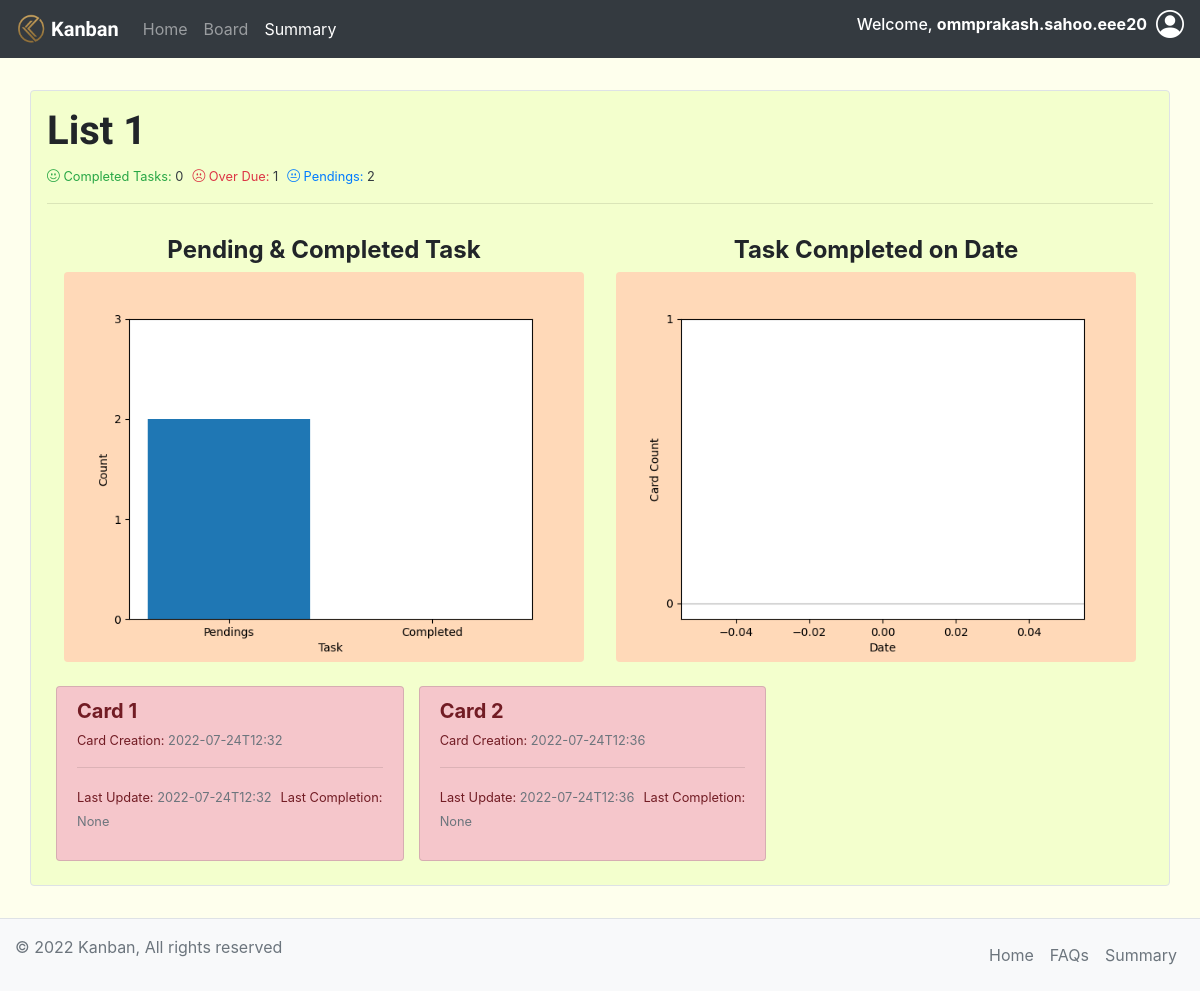
Page /summary (signed in) on the committed database.
### application/models.py (models this page shows)
class Account(db.Model, UserMixin):
    __tablename__ = 'account'
    id = db.Column(db.Integer, primary_key=True, autoincrement=True)
    password = db.Column(db.String(255), nullable=False)
    username = db.Column(db.String, nullable=False)
    email = db.Column(db.String, nullable=False, unique=True)
    active = db.Column(db.Boolean())
    tpending = db.Column(db.Integer, default=0)
    tcompleted = db.Column(db.Integer, default=0)
    lists = db.relationship('List', secondary="account_list")
    roles = db.relationship('Role', secondary=roles_users,backref=db.backref('users', lazy='dynamic'))

class List(db.Model):
    __tablename__ = 'list'
    list_id = db.Column(db.Integer, primary_key=True, autoincrement=True)
    list_name = db.Column(db.String, nullable=False)
    list_desc = db.Column(db.String)
    lpending = db.Column(db.Integer, default=0)
    lcompleted = db.Column(db.Integer, default=0)
    loverdue = db.Column(db.Integer, default=0)
    cards = db.relationship('Card', secondary="list_card")

class Card(db.Model):
    __tablename__ = 'card'
    card_id = db.Column(db.Integer, primary_key=True, autoincrement=True)
    title = db.Column(db.String, nullable=False)
    content = db.Column(db.String)
    deadline = db.Column(db.String, nullable=False)
    creation_datetime = db.Column(db.String, nullable=False)
    completed = db.Column(db.Boolean(), default=0)
    last_update = db.Column(db.String)
    completed_datetime = db.Column(db.String)

### application/controllers.py (the view)
@app.route("/summary", methods=['GET'])
def summary():
    lists,overdue_count=[],0
    if current_user.is_authenticated:
        lists = current_user.lists
        keys = ['Pendings', 'Completed']
        for list in lists:
            complition_date = {}
            overdue_count=0
            for card in list.cards:
                if card.deadline<present_time() and not card.completed:
                    overdue_count+=1
                date=card.completed_datetime
                if date is not None:
                    date=date[:10]
                    if date not in complition_date.keys():
                        complition_date[date] = 1
                    else:
                        complition_date[date]+=1
                date=card.last_update
            list.loverdue = overdue_count
            dates = complition_date.keys()
            counts = complition_date.values()
            n=len(counts)
            if n>0:
                yticks=range(0,max(counts)+1)
            else:
                yticks=range(0,2)
            plt.figure(facecolor='#ffd9b8')
            plt.grid(axis='y')
            plt.plot(dates,counts,'bo-')
            plt.ylabel('Card Count')
            plt.xlabel('Date')
            plt.yticks(yticks)
            plt.savefig(f'./static/plots/trend_{list.list_id}.png')
            plt.clf()
            values=[list.lpending, list.lcompleted]
            n=len(values)
            if n>0:
                yticks=range(0,max(values)+2)
            else:
                yticks=range(0,2)
            plt.bar(keys,values)
            plt.ylabel('Count')
            plt.xlabel('Task')
            plt.yticks(yticks)
            plt.savefig(f'./static/plots/list_{list.list_id}.png')
            plt.clf()
            db.session.commit()
    return render_template('summary.html',lists=lists,overdue=overdue_count)

### application/controllers.py (called while the page is built)
def present_time():
    now = datetime.now()
    present_datetime = datetime.isoformat(now)[:16]
    return present_datetime

### templates/summary.html (shortened to what this page needs)
<!doctype html>
<html lang="en">
<head>
    {% include 'head.html' %}
</head>
<body>
    <nav class="navbar navbar-expand-lg navbar-dark bg-dark">
        <a class="navbar-brand" href="/home" style="font-family: 'Prompt', sans-serif;">
            <img src="../static/images/logo.png" width="30" height="30" class="d-inline-block align-top" alt="">
            <strong> Kanban</strong>
        </a>
        <div class="collapse navbar-collapse" id="navbarNav">
            <ul class="navbar-nav mr-auto">
                <li class="nav-item">
                    <a class="nav-link" href="/home">Home </a>
                </li>
                <li class="nav-item">
                    <a class="nav-link" href="/board">Board</a>
                </li>
                <li class="nav-item active">
                    <a class="nav-link" href="/summary">Summary<span class="sr-only">(current)</span></a>
                </li>
            </ul>
            {% include 'log.html' %}
        </div>
    </nav>
    <div class="container-fluid p-3" style="background-color: #feffed;">
        {% if current_user.is_authenticated %}
        {% if lists|length > 0 %}
        {% for list in lists %}
        <div class="row my-2">
            <div class="container border my-2 rounded p-3" style="background-color: #f3ffcd;">
                <h1 style="font-family: 'Prompt', sans-serif;"><strong>{{list['list_name']}}</strong></h1>
                <small class="bi-emoji-smile text-success"> Completed Tasks: <span
                        class="text-dark">{{list['lcompleted']}}</span></small>&nbsp;
                <small class="bi-emoji-frown text-danger"> Over Due: <span
                        class="text-dark">{{list['loverdue']}}</span></small>&nbsp;
                <small class="bi-emoji-neutral text-primary"> Pendings: <span
                        class="text-dark">{{list['lpending']}}</span></small>
                <hr>
                <div class="row px-3">
                    <div class="col-lg-6 col-md-6 col-sm-12 p-3">
                        <div>
                        <h4 class="text-center"><strong>Pending & Completed Task</strong></h4>
                        <img src="./static/plots/list_{{list['list_id']}}.png" class="rounded" alt="Image not found"
                            style="width: 100%;; height: 100%;">
                        </div>
                    </div>
                    <div class="col-lg-6 col-md-6 col-sm-12 p-3">
                        <div>
                        <h4 class="text-center"><strong>Task Completed on Date</strong></h4>
                        <img src="./static/plots/trend_{{list['list_id']}}.png" class="rounded" alt="No card found!!"
                            style="width: 100%;; height: 100%;">
                    </div></div>
                </div>
                <div class="row px-4">
                    {% for card in list['cards'] %}
                    <div class="col-lg-4 list-group col-md-6 col-sm-12  ">
                        <div class="list-group-item my-2 rounded list-group-item-danger">
                            <div class=" w-100 justify-content-between">
                                <h5 class="mb-1"><strong>{{card['title']}}</strong></h5>
                            </div>
                            <small>Card Creation: <span class="text-muted">{{card['creation_datetime']}}</span></small>
                            <hr>
                            <p><small>Last Update: <span class="text-muted">{{card['last_update']}}</span></small>&nbsp;
                                <small>Last Completion: <span
                                        class="text-muted">{{card['completed_datetime']}}</span></small>
                            </p>
                        </div>
                    </div>
                    {% endfor %}
                </div>
            </div>
        </div>
        {% endfor %}
        {% else %}
        <h2 class="bi-emoji-frown text-danger p-3"><span class="text-secondary"><strong class="text-dark">
            Oops,</strong> No list added yet!!</span></h2>
        {% endif %}
        {% else %}
        <h2 class="bi-emoji-smile text-success p-3"><span class="text-secondary"><strong class="text-dark">
                    SignIn</strong> to get Summary!!</span></h2>
        {% endif %}
    </div>
    {% include 'footer.html' %}
</body>
</html>

### templates/head.html (shortened to what this page needs)
    <link rel="stylesheet" href="https://cdn.jsdelivr.net/npm/bootstrap-icons@1.8.3/font/bootstrap-icons.css">
    <link rel="stylesheet" href="https://cdn.jsdelivr.net/npm/bootstrap@4.4.1/dist/css/bootstrap.min.css"
>
    <link rel="stylesheet" href="../static/style.css">

### templates/log.html (shortened to what this page needs)
{% if current_user.is_authenticated %}
<h6 class="text-white ">Welcome, <strong>{{current_user.username}} </strong></h6>&nbsp;&nbsp;
<div class="dropdown dropleft">
    <a href="" class="my-sm-0 dropdown-toggle my-2 " id="profile" data-toggle="dropdown"
        aria-haspopup="true" aria-expanded="false">
        <h3 class="bi text-white bi-person-circle"></h3>
    </a>
</div>
{% else %}
<a href="/login" class="btn btn-outline-success my-2 my-sm-0 ">SignIn</a>
<a href="/register" class="btn btn-outline-danger my-2 my-sm-0 mx-2" role="button"
    aria-pressed="true">SignUp</a>
{% endif %}

### templates/footer.html (shortened to what this page needs)
<footer class="d-flex flex-wrap justify-content-between  py-3 border-top bg-light ">
    <p class="col-md-4 mb-0 text-muted"> &copy; 2022 Kanban, All rights reserved</p>
    <ul class="nav col-md-4 justify-content-end">
        <li class="nav-item"><a href="/home" class="nav-link px-2 text-muted">Home</a></li>
        <li class="nav-item"><a href="/home" class="nav-link px-2 text-muted">FAQs</a></li>
        <li class="nav-item"><a href="/summary" class="nav-link px-2 text-muted">Summary</a></li>
    </ul>
</footer>

### static/style.css (style rules this page uses)
.dropdown-toggle::after { content: none; }
.dropleft .dropdown-toggle::before { display: inline-block; margin-right: 0.255em; vertical-align: 0.255em; content: none; border-top: 0.3em solid transparent; border-right: 0.3em solid; border-bottom: 0.3em solid transparent; }
.container { min-height: 70%; min-height: -webkit-calc(100% - 186px); min-height: -moz-calc(100% - 186px); min-height: calc(100% - 186px); }

### rows in the picture
Account: username "ommprakash.sahoo.eee20"
List: list_name "List 1", lcompleted "0", loverdue "1", lpending "2"
Card: title "Card 1", creation_datetime "2022-07-24T12:32", last_update "2022-07-24T12:32", completed_datetime "None"
Card: title "Card 2", creation_datetime "2022-07-24T12:36", last_update "2022-07-24T12:36", completed_datetime "None"
